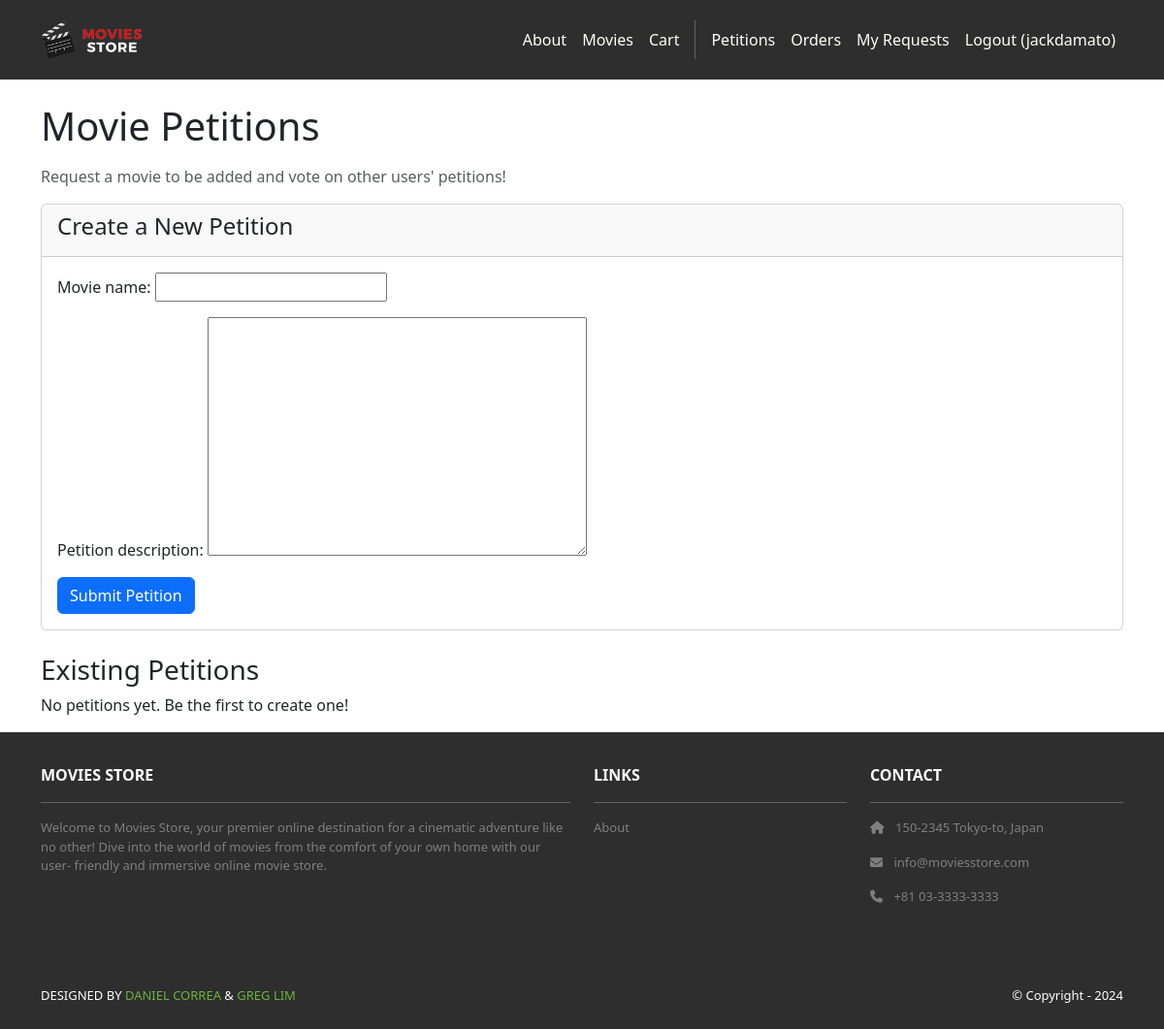
/movies/petitions/ (signed in), run on an earlier commit of the app's database.
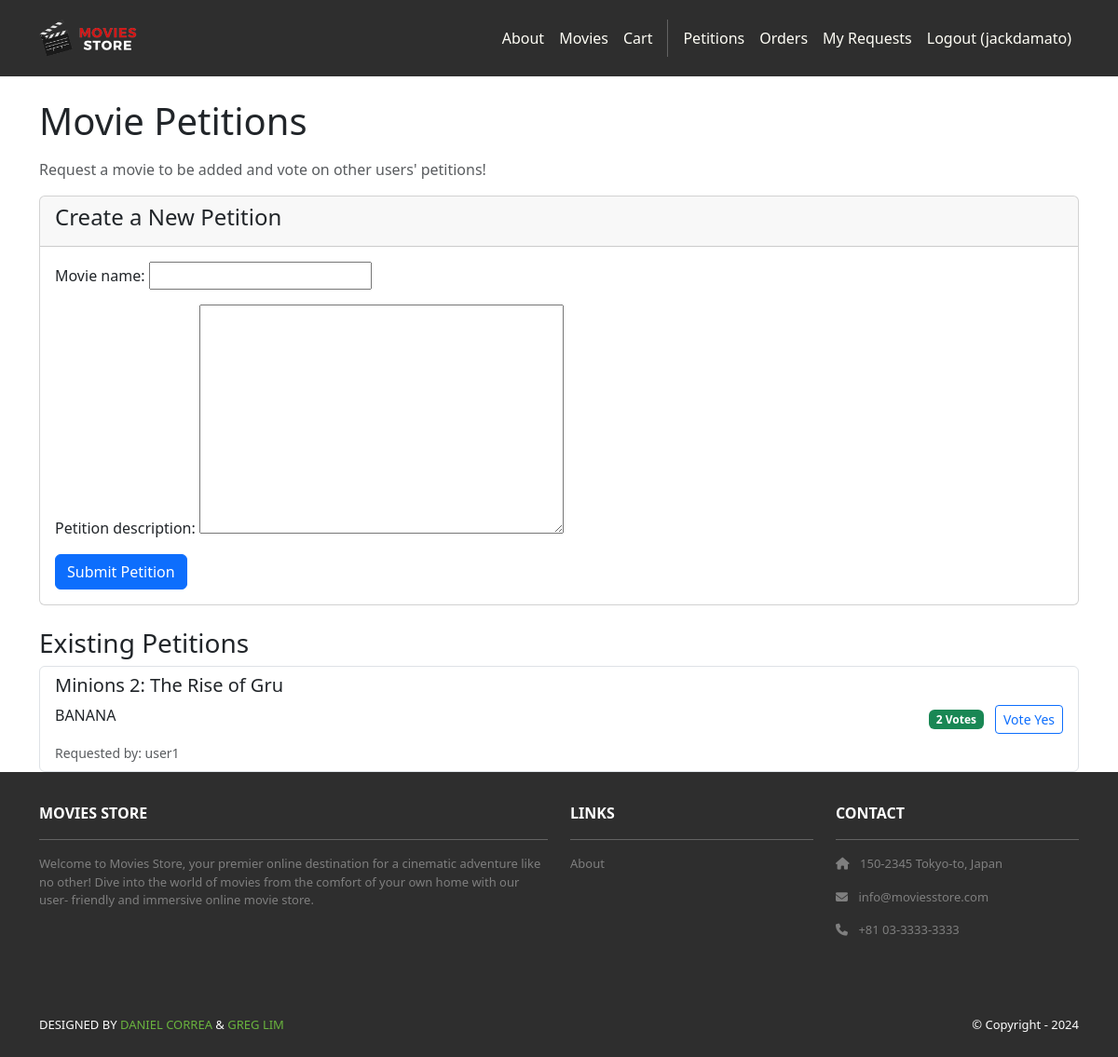
And on a later commit of the database.
### movies/models.py (models this page shows)
class MoviePetition(models.Model):
    id = models.AutoField(primary_key=True)
    movie_name = models.CharField(max_length=255)
    petition_description = models.TextField()  # user description of why they want the movie
    requested_by = models.ForeignKey(User, on_delete=models.CASCADE)
    votes = models.IntegerField(default=0)
    voters = models.ManyToManyField(User, related_name='voted_petitions', blank=True)

### movies/views.py (the view, shortened to what this page needs)
# urls.py: path("petitions/", views.view_petitions, name="movies.view_petitions"),
@login_required
def view_petitions(request):
    template_data = {}
    petitions = MoviePetition.objects.all().order_by("-votes")
    template_data["petitions"] = petitions
    template_data["form"] = MoviePetitionForm()
    return render(request, "movies/petitions.html", {"template_data": template_data})

### movies/templates/movies/petitions.html (shortened to what this page needs)
{% extends "base.html" %}
{% block content %}
<div class="container mt-4">
    <h1 class="mb-3">Movie Petitions</h1>
    <p class="text-muted">Request a movie to be added and vote on other users' petitions!</p>
    <div class="card mb-4">
        <div class="card-header">
            <h4>Create a New Petition</h4>
        </div>
        <div class="card-body">
            <form method="post" action="{% url 'movies.view_petitions' %}">
                {{ template_data.form.as_p }}
                <button type="submit" class="btn btn-primary">Submit Petition</button>
            </form>
        </div>
    </div>
    <h3>Existing Petitions</h3>
    {% if template_data.petitions %}
        <ul class="list-group">
            {% for petition in template_data.petitions %}
                <li class="list-group-item d-flex justify-content-between align-items-center">
                    <div>
                        <h5>{{ petition.movie_name }}</h5>
                        <p>{{ petition.petition_description }}</p>
                        <small class="text-muted">
                            Requested by: {{ petition.requested_by.username }}
                        </small>
                    </div>
                    <div class="text-end">
                        <span class="badge bg-success me-2">{{ petition.votes }} Votes</span>
                        {% if user.is_authenticated and user not in petition.voters.all %}
                            <a href="{% url 'movies.approve_petition' petition.id %}" class="btn btn-sm btn-outline-primary">
                                Vote Yes
                            </a>
                        {% else %}
                            <button class="btn btn-sm btn-secondary" disabled>Already Voted</button>
                        {% endif %}
                    </div>
                </li>
            {% endfor %}
        </ul>
    {% else %}
        <p>No petitions yet. Be the first to create one!</p>
    {% endif %}
</div>
{% endblock %}

What changed in the data, as far as the page shows it:
added MoviePetition: movie_name "Minions 2: The Rise of Gru", petition_description "BANANA", requested_by.username "user1", votes "2", shows "Vote Yes"
Also different on the page:
text no longer shown: "No petitions yet. Be the first to create one!"
